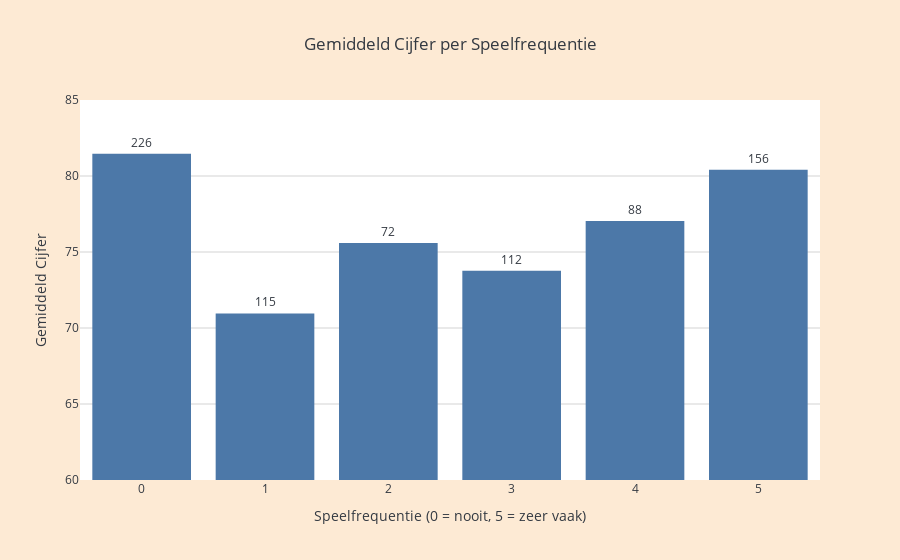

The cell this chart's notebook holds for it:
### Markdown cell above
### Argument 2 voor perspectief 1: De invloed van speelfrequentie op cijfers

De staafdiagram toont het verband tussen speelfrequentie en cijfers. Studenten die vaker gamen behalen gemiddeld lagere cijfers dan studenten die nooit gamen.

### Code cell
%run InfoVisualisation2.ipynb

### Figure 1 — Plotly figure (JSON) as saved in the notebook; plotly's stock layout.template omitted (floating-point values rounded to 4 significant figures)
{"data": [{"hovertemplate": "Playing Often=%{x}<br>Gemiddeld Cijfer=%{y}<br>Number of Students=%{text}<extra></extra>", "legendgroup": "", "marker": {"color": "#4C78A8", "pattern": {"shape": ""}}, "name": "", "orientation": "v", "showlegend": false, "text": [226.0, 115.0, 72.0, 112.0, 88.0, 156.0], "textposition": "outside", "type": "bar", "x": [0, 1, 2, 3, 4, 5], "xaxis": "x", "y": [81.46, 70.96, 75.59, 73.77, 77.03, 80.41], "yaxis": "y"}], "layout": {"autosize": true, "barmode": "relative", "legend": {"tracegroupgap": 0}, "plot_bgcolor": "white", "showlegend": false, "title": {"text": "Gemiddeld Cijfer per Speelfrequentie"}, "xaxis": {"anchor": "y", "autorange": true, "domain": [0, 1], "range": [-0.5, 5.5], "title": {"text": "Speelfrequentie (0 = nooit, 5 = zeer vaak)"}, "type": "linear"}, "yaxis": {"anchor": "x", "domain": [0, 1], "gridcolor": "lightgrey", "range": [60, 85], "title": {"text": "Gemiddeld Cijfer"}, "type": "linear"}}}
